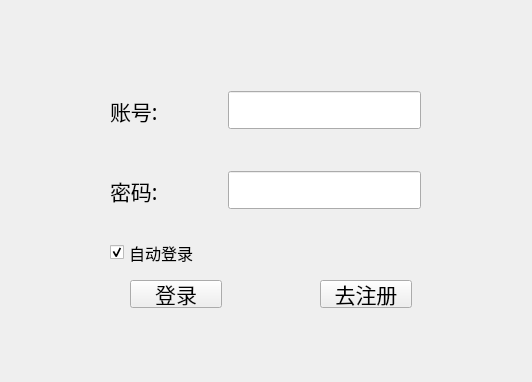
<?xml version="1.0" encoding="UTF-8"?>
<ui version="4.0">
 <class>login</class>
 <widget class="QWidget" name="login">
  <property name="geometry">
   <rect>
    <x>0</x>
    <y>0</y>
    <width>532</width>
    <height>382</height>
   </rect>
  </property>
  <property name="font">
   <font>
    <family>HarmonyOS Sans</family>
    <pointsize>16</pointsize>
   </font>
  </property>
  <property name="windowTitle">
   <string>朔望月 - 登录</string>
  </property>
  <widget class="QWidget" name="horizontalLayoutWidget">
   <property name="geometry">
    <rect>
     <x>110</x>
     <y>70</y>
     <width>311</width>
     <height>81</height>
    </rect>
   </property>
   <layout class="QHBoxLayout" name="horizontalLayout">
    <item>
     <widget class="QLabel" name="label">
      <property name="font">
       <font>
        <family>HarmonyOS Sans</family>
        <pointsize>16</pointsize>
       </font>
      </property>
      <property name="text">
       <string>账号:</string>
      </property>
     </widget>
    </item>
    <item>
     <spacer name="horizontalSpacer">
      <property name="orientation">
       <enum>Qt::Orientation::Horizontal</enum>
      </property>
      <property name="sizeHint" stdset="0">
       <size>
        <width>40</width>
        <height>20</height>
       </size>
      </property>
     </spacer>
    </item>
    <item>
     <widget class="QLineEdit" name="account">
      <property name="font">
       <font>
        <family>仿宋</family>
        <pointsize>16</pointsize>
       </font>
      </property>
      <property name="text">
       <string/>
      </property>
     </widget>
    </item>
   </layout>
  </widget>
  <widget class="QWidget" name="horizontalLayoutWidget_2">
   <property name="geometry">
    <rect>
     <x>110</x>
     <y>150</y>
     <width>311</width>
     <height>81</height>
    </rect>
   </property>
   <layout class="QHBoxLayout" name="horizontalLayout_2">
    <item>
     <widget class="QLabel" name="label_2">
      <property name="font">
       <font>
        <family>HarmonyOS Sans</family>
        <pointsize>16</pointsize>
       </font>
      </property>
      <property name="text">
       <string>密码:</string>
      </property>
     </widget>
    </item>
    <item>
     <spacer name="horizontalSpacer_2">
      <property name="orientation">
       <enum>Qt::Orientation::Horizontal</enum>
      </property>
      <property name="sizeHint" stdset="0">
       <size>
        <width>40</width>
        <height>20</height>
       </size>
      </property>
     </spacer>
    </item>
    <item>
     <widget class="QLineEdit" name="password">
      <property name="font">
       <font>
        <family>仿宋</family>
        <pointsize>16</pointsize>
       </font>
      </property>
      <property name="text">
       <string/>
      </property>
     </widget>
    </item>
   </layout>
  </widget>
  <widget class="QPushButton" name="loginButton">
   <property name="geometry">
    <rect>
     <x>130</x>
     <y>280</y>
     <width>92</width>
     <height>28</height>
    </rect>
   </property>
   <property name="text">
    <string>登录</string>
   </property>
   <property name="autoRepeatInterval">
    <number>100</number>
   </property>
  </widget>
  <widget class="QPushButton" name="registerButton">
   <property name="geometry">
    <rect>
     <x>320</x>
     <y>280</y>
     <width>92</width>
     <height>28</height>
    </rect>
   </property>
   <property name="text">
    <string>去注册</string>
   </property>
  </widget>
  <widget class="QCheckBox" name="autoLoginBox">
   <property name="geometry">
    <rect>
     <x>110</x>
     <y>240</y>
     <width>151</width>
     <height>25</height>
    </rect>
   </property>
   <property name="font">
    <font>
     <family>HarmonyOS Sans</family>
     <pointsize>12</pointsize>
    </font>
   </property>
   <property name="tabletTracking">
    <bool>false</bool>
   </property>
   <property name="text">
    <string>自动登录</string>
   </property>
   <property name="checked">
    <bool>true</bool>
   </property>
  </widget>
 </widget>
 <resources/>
 <connections/>
</ui>
